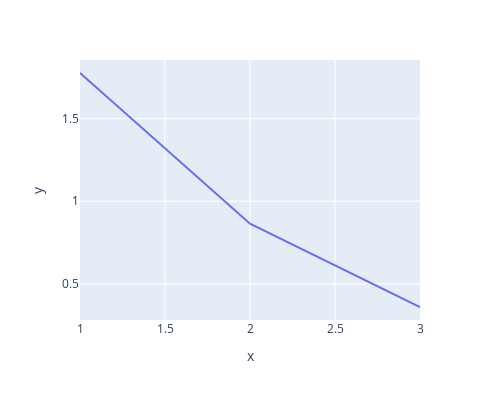

The notebook cell this image was saved under:
### Code cell
fig = px.line(x=range(1, pivoted_df.shape[1]+1), y=ev, width=500, height=400)
fig.show()

### Figure 1 — Plotly figure (JSON) as saved in the notebook; plotly's stock layout.template omitted (floating-point values rounded to 4 significant figures)
{"data": [{"hovertemplate": "x=%{x}<br>y=%{y}<extra></extra>", "legendgroup": "", "line": {"color": "#636efa", "dash": "solid"}, "marker": {"symbol": "circle"}, "mode": "lines", "name": "", "orientation": "v", "showlegend": false, "type": "scatter", "x": [1, 2, 3], "xaxis": "x", "y": [1.776, 0.8642, 0.3598], "yaxis": "y"}], "layout": {"height": 400, "legend": {"tracegroupgap": 0}, "margin": {"t": 60}, "width": 500, "xaxis": {"anchor": "y", "domain": [0, 1], "title": {"text": "x"}}, "yaxis": {"anchor": "x", "domain": [0, 1], "title": {"text": "y"}}}}
